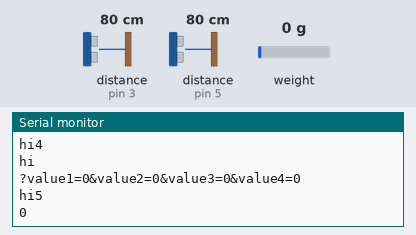
The sketch below on a simulated Arduino Uno, built with avr-gcc and run on an emulated ATmega328P. Shown: the last lines printed to the serial monitor. Wiring (inferred from the names in the program): 2 × ultrasonic range finder: trigger pin 2, echo pin 3 / trigger pin 4, echo pin 5. The test bench sets the inputs (shaded band); at power-on: distance to the obstacle (sensors on pin 3, pin 5) 80 cm, weight on the scale 0 g. The echo pulse lasts 58.3 µs per cm; WiFi joins after 1.5 s; servers stay silent unless stated; the modem accepts every AT command (registered, SIM ready, sends succeed) and sends nothing else.

Above: at 2.2 s.
2.3 s: distance to the obstacle (sensor on pin 3) set to 2 cm
At 3.07 s:
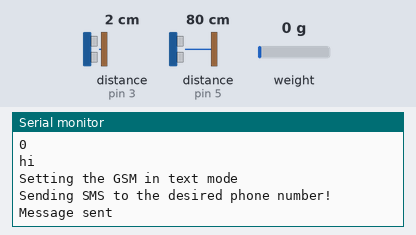
4.2 s: distance to the obstacle (sensor on pin 5) set to 2 cm
At 4.2 s:
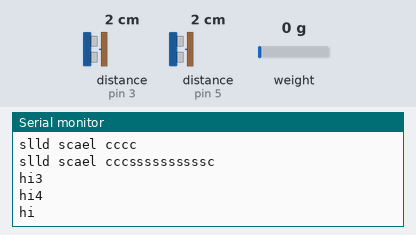
7.9 s: weight on the scale set to 2500 g
At 8.26 s:
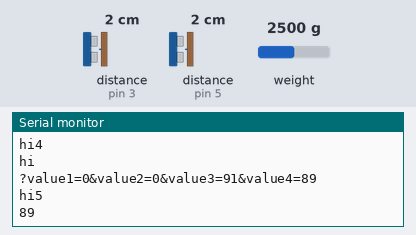
9.4 s: distance to the obstacle (sensor on pin 3) set to 4 cm
At 9.87 s:
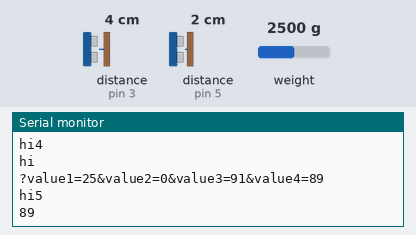
10.9 s: distance to the obstacle (sensor on pin 5) set to 4 cm
At 11.49 s:
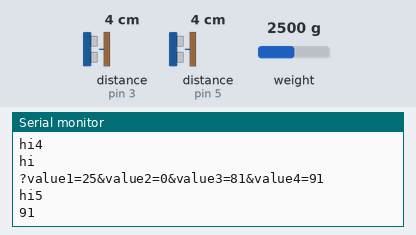
12.4 s: weight on the scale set to 100 g
At 13.1 s:
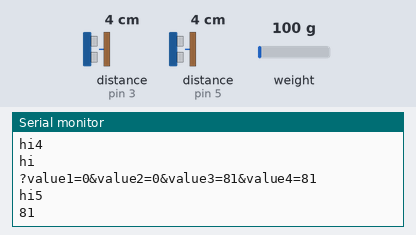
Timing chart, 0 to 14.9 s (numbered marks = the images above; inputs shaded):
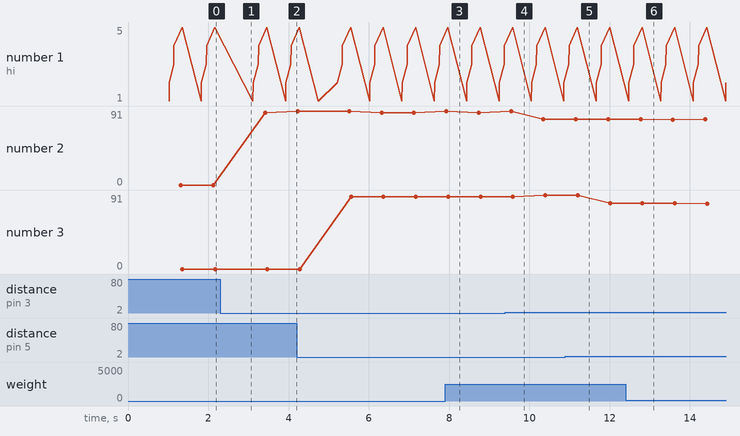

The sketch:

aswamv1.ino
```cpp
// The section for library . HX711 is for load cell

#include "HX711.h"
#include <SPI.h>
#include <Ethernet.h>
#include <SoftwareSerial.h>

SoftwareSerial gsmSerial(7, 6); //RX, TX

/* Weight sensors
 *  DT -> 4,8
 *  SCK -> 2,7
 *  Gnd -> Gnd
 */

 int smsPrev_food=0;
 int smsPrev_solid=0;
 int smsPrev_plastic=0;
 int smsPrev_other=0;


// pis for reading waste fill
struct UltrasonicPins{
  int trig;
  int echo;
  };

  UltrasonicPins plastic;
  UltrasonicPins others;

//int weigh_per to store weght in percentage

int weight_per =0;
struct Weight {

  int DT;
  int SCK;
};

Weight food;
Weight solid;

EthernetClient client;

HX711 foodScale,solidScale;


void setup() {
Serial.begin(9600);
  plastic.trig = 2;
  plastic.echo=3;

  others.trig=4;
  others.echo=5;

 food.DT = 8;
 food.SCK = 9;

 solid.DT = 10;
 solid.SCK = 11;

    gsmSerial.begin(9600); // Setting the baud rate of GSM Module

   delay(1000);
   Serial.println("Preparing to send SMS");


  // put your setup code here, to run once:
  pinMode(plastic.trig, OUTPUT); // Sets the trigPin as an Output
  pinMode(plastic.echo, INPUT); // Sets the echoPin as an Input
    pinMode(others.trig, OUTPUT); // Sets the trigPin as an Output
  pinMode(others.echo, INPUT); // Sets the echoPin as an Input

  foodScale.begin(food.DT, food.SCK);
  foodScale.set_scale();
  //foodScale.tare();

    solidScale.begin(solid.DT, solid.SCK);
  solidScale.set_scale();
  //solidScale.tare();


  IPAddress ip(192, 168, 10, 1);
  byte mac[] = { 0xDE, 0xAD, 0xBE, 0xEF, 0xFE, 0xED };
Ethernet.begin(mac, ip);
}

void loop()
{
  Serial.println("hi");
  // put your main code here, to run repeatedly:
  int dist_plas = read_distance(plastic, "plastic");
  Serial.println("hi1");
  int dist_othr = read_distance(others, "other");
  Serial.println("hi2");
  int food_weight = read_weight(foodScale, "food");
  Serial.println("hi3");
 // int solid_weight = read_weight(solidScale, "solid");
   Serial.println("hi4");

  //Serial.println(food_w);
  //float food_perc = (food_w); //Percent
 sendEthernet(food_weight,0,dist_plas,dist_othr);
 Serial.println("hi5");
  Serial.println(dist_othr);

 smsPrev_food=food_weight;
// smsPrev_solid=solid_weight;
 smsPrev_plastic=dist_plas;
 smsPrev_other=dist_othr;

  delay(500);

}


//function to read weight for food
int read_weight(HX711 scale,String type)
  {
Serial.println("slld scael");

        float calibration_factor = 98780; // calibrated using 1.922 kgs
        scale.set_scale(calibration_factor); //Adjust to this calibration factor
        Serial.println("slld scael cccc");
        float weight = scale.get_units()*0.45359237;

        Serial.println("slld scael cccssssssssssc");
        //int weightt = floor(weight*10);
        //int weightt = round(weight);
        weight_per=map(weight,0.0,4.0,0.0,100.0);

        if (weight_per>=75)

          {
                if(type.equals("solid")&& smsPrev_solid<75)
                {
                SendMessage("Solid waste Bin Is Full at LOC 1");
                //Serial.println("solid wrs");
                }

                if(type.equals("food")&& smsPrev_food<75)
                {
                SendMessage("Food Bin Is Full at LOC 1");
                //Serial.println("food wrs");
                }
          }

        return weight_per;
  }


int read_distance(UltrasonicPins us, String type)

   {

                int trig = us.trig;
                int echo = us.echo;


                double duration;
                double distance;
                const int bin_len = 20;


                // Clears the trigPin
                digitalWrite(trig, LOW);
                delayMicroseconds(2);
                // Sets the trigPin on HIGH state for 10 micro seconds
                digitalWrite(trig, HIGH);
                delayMicroseconds(10);
                digitalWrite(trig, LOW);
                // Reads the echoPin, returns the sound wave travel time in microseconds
                duration = pulseIn(echo, HIGH);
                // Calculating the distance
                distance= duration*0.034/2; //cm/sec

          if(bin_len>distance)
          {
          int percent = (bin_len - distance)*100/bin_len;

          if (percent>=75)

          {
                if(type.equals("plastic")&& smsPrev_plastic<75)
                {
                SendMessage("Plastic waste Bin Is Full at LOC 1");
                //Serial.println("plas works");
                }

                if(type.equals("other")&& smsPrev_other<75)
                {
                SendMessage("General Bin Is Full at LOC 1");
                //Serial.println("other works");
                }
          }
          return percent;
          }
          else
          {
          return 0;
          }

}


void sendEthernet(int food, int plastic, int papers, int others)
  { Serial.println("hi");


              int    HTTP_PORT   = 5050;
              String HTTP_METHOD = "GET";
              char   HOST_NAME[] = "192.168.10.2";
              String PATH_NAME   = "/setvals";

              if(client.connect(HOST_NAME, HTTP_PORT)){

                 String s1 = "?value1=";
                 String s2 = "&value2=";
                 String s3 = "&value3=";
                 String s4 = "&value4=";

                 String val1s = String(food);
                 String val2s = String(plastic);
                 String val3s = String(papers);
                 String val4s = String(others);

                 String queryString = s1+val1s+s2+val2s+s3+val3s+s4+val4s;
                 Serial.println(queryString);

                 client.println(HTTP_METHOD + " " + PATH_NAME + queryString + " HTTP/1.1");
                 client.println("Host: " + String(HOST_NAME));
                  client.println("Connection: close");
                  client.println();

              }


 }

 void SendMessage(String message)
  {
         Serial.println("Setting the GSM in text mode");
         gsmSerial.println("AT+CMGF=1\r");
         delay(100);
         Serial.println("Sending SMS to the desired phone number!");
         gsmSerial.println("AT+CMGS=\"+919497188959\"\r");
         // Replace x with mobile number
         delay(100);

         gsmSerial.println(message);    // SMS Text
         Serial.println("Message sent");
         delay(100);
         gsmSerial.println((char)26);               // ASCII code of CTRL+Z


         delay(100);
  }
```

Measured:
- after the input at 2.3 s, the serial monitor: prints a new line after 0.33 s (image 1)
- after the input at 12.4 s, the serial monitor: prints a new line after 0.37 s (image 6)
- plotted number 2: 0 → 89 after the input at 2.3 s, 89 → 81 after the input at 9.4 s
